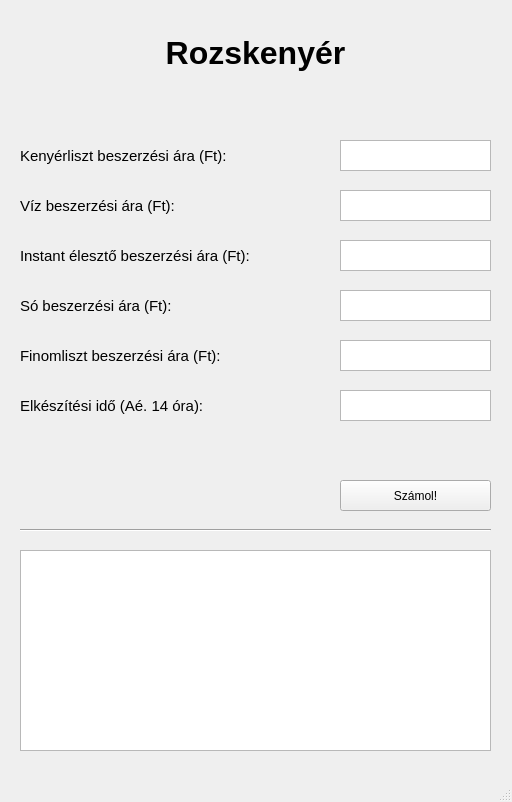
<?xml version="1.0" encoding="UTF-8"?>
<ui version="4.0">
 <class>MainWindow</class>
 <widget class="QMainWindow" name="MainWindow">
  <property name="geometry">
   <rect>
    <x>0</x>
    <y>0</y>
    <width>512</width>
    <height>802</height>
   </rect>
  </property>
  <property name="windowTitle">
   <string>MainWindow</string>
  </property>
  <widget class="QWidget" name="centralwidget">
   <widget class="QLabel" name="termek_neve">
    <property name="geometry">
     <rect>
      <x>140</x>
      <y>22</y>
      <width>231</width>
      <height>61</height>
     </rect>
    </property>
    <property name="font">
     <font>
      <pointsize>24</pointsize>
      <weight>75</weight>
      <bold>true</bold>
     </font>
    </property>
    <property name="layoutDirection">
     <enum>Qt::LeftToRight</enum>
    </property>
    <property name="text">
     <string>Rozskenyér</string>
    </property>
    <property name="alignment">
     <set>Qt::AlignCenter</set>
    </property>
   </widget>
   <widget class="QLabel" name="alapanyag_1">
    <property name="geometry">
     <rect>
      <x>20</x>
      <y>130</y>
      <width>231</width>
      <height>51</height>
     </rect>
    </property>
    <property name="font">
     <font>
      <pointsize>11</pointsize>
      <weight>50</weight>
      <bold>false</bold>
      <kerning>true</kerning>
     </font>
    </property>
    <property name="layoutDirection">
     <enum>Qt::LeftToRight</enum>
    </property>
    <property name="frameShape">
     <enum>QFrame::NoFrame</enum>
    </property>
    <property name="text">
     <string>Kenyérliszt beszerzési ára (Ft):</string>
    </property>
    <property name="alignment">
     <set>Qt::AlignLeading|Qt::AlignLeft|Qt::AlignVCenter</set>
    </property>
   </widget>
   <widget class="QLabel" name="alapanyag_2">
    <property name="geometry">
     <rect>
      <x>20</x>
      <y>180</y>
      <width>231</width>
      <height>51</height>
     </rect>
    </property>
    <property name="font">
     <font>
      <pointsize>11</pointsize>
      <weight>50</weight>
      <bold>false</bold>
      <kerning>true</kerning>
     </font>
    </property>
    <property name="layoutDirection">
     <enum>Qt::LeftToRight</enum>
    </property>
    <property name="text">
     <string>Víz beszerzési ára (Ft):</string>
    </property>
    <property name="alignment">
     <set>Qt::AlignLeading|Qt::AlignLeft|Qt::AlignVCenter</set>
    </property>
   </widget>
   <widget class="QLabel" name="alapanyag_3">
    <property name="geometry">
     <rect>
      <x>20</x>
      <y>230</y>
      <width>231</width>
      <height>51</height>
     </rect>
    </property>
    <property name="font">
     <font>
      <pointsize>11</pointsize>
      <weight>50</weight>
      <bold>false</bold>
      <kerning>true</kerning>
     </font>
    </property>
    <property name="layoutDirection">
     <enum>Qt::LeftToRight</enum>
    </property>
    <property name="text">
     <string>Instant élesztő beszerzési ára (Ft):</string>
    </property>
    <property name="alignment">
     <set>Qt::AlignLeading|Qt::AlignLeft|Qt::AlignVCenter</set>
    </property>
   </widget>
   <widget class="QLabel" name="alapanyag_4">
    <property name="geometry">
     <rect>
      <x>20</x>
      <y>280</y>
      <width>231</width>
      <height>51</height>
     </rect>
    </property>
    <property name="font">
     <font>
      <pointsize>11</pointsize>
      <weight>50</weight>
      <bold>false</bold>
      <kerning>true</kerning>
     </font>
    </property>
    <property name="layoutDirection">
     <enum>Qt::LeftToRight</enum>
    </property>
    <property name="text">
     <string>Só beszerzési ára (Ft):</string>
    </property>
    <property name="alignment">
     <set>Qt::AlignLeading|Qt::AlignLeft|Qt::AlignVCenter</set>
    </property>
   </widget>
   <widget class="QLabel" name="alapanyag_5">
    <property name="geometry">
     <rect>
      <x>20</x>
      <y>330</y>
      <width>231</width>
      <height>51</height>
     </rect>
    </property>
    <property name="font">
     <font>
      <pointsize>11</pointsize>
      <weight>50</weight>
      <bold>false</bold>
      <kerning>true</kerning>
     </font>
    </property>
    <property name="layoutDirection">
     <enum>Qt::LeftToRight</enum>
    </property>
    <property name="text">
     <string>Finomliszt beszerzési ára (Ft):</string>
    </property>
    <property name="alignment">
     <set>Qt::AlignLeading|Qt::AlignLeft|Qt::AlignVCenter</set>
    </property>
   </widget>
   <widget class="QLabel" name="alapanyag_6">
    <property name="geometry">
     <rect>
      <x>20</x>
      <y>380</y>
      <width>231</width>
      <height>51</height>
     </rect>
    </property>
    <property name="font">
     <font>
      <pointsize>11</pointsize>
      <weight>50</weight>
      <bold>false</bold>
      <kerning>true</kerning>
     </font>
    </property>
    <property name="layoutDirection">
     <enum>Qt::LeftToRight</enum>
    </property>
    <property name="text">
     <string>Elkészítési idő (Aé. 14 óra):</string>
    </property>
    <property name="alignment">
     <set>Qt::AlignLeading|Qt::AlignLeft|Qt::AlignVCenter</set>
    </property>
   </widget>
   <widget class="QPlainTextEdit" name="beszerzesi_ar_1">
    <property name="geometry">
     <rect>
      <x>340</x>
      <y>140</y>
      <width>151</width>
      <height>31</height>
     </rect>
    </property>
   </widget>
   <widget class="QPlainTextEdit" name="beszerzesi_ar_2">
    <property name="geometry">
     <rect>
      <x>340</x>
      <y>190</y>
      <width>151</width>
      <height>31</height>
     </rect>
    </property>
   </widget>
   <widget class="QPlainTextEdit" name="beszerzesi_ar_3">
    <property name="geometry">
     <rect>
      <x>340</x>
      <y>240</y>
      <width>151</width>
      <height>31</height>
     </rect>
    </property>
   </widget>
   <widget class="QPlainTextEdit" name="beszerzesi_ar_4">
    <property name="geometry">
     <rect>
      <x>340</x>
      <y>290</y>
      <width>151</width>
      <height>31</height>
     </rect>
    </property>
   </widget>
   <widget class="QPlainTextEdit" name="beszerzesi_ar_5">
    <property name="geometry">
     <rect>
      <x>340</x>
      <y>340</y>
      <width>151</width>
      <height>31</height>
     </rect>
    </property>
   </widget>
   <widget class="QPlainTextEdit" name="idotartam">
    <property name="geometry">
     <rect>
      <x>340</x>
      <y>390</y>
      <width>151</width>
      <height>31</height>
     </rect>
    </property>
   </widget>
   <widget class="Line" name="line">
    <property name="geometry">
     <rect>
      <x>20</x>
      <y>520</y>
      <width>471</width>
      <height>20</height>
     </rect>
    </property>
    <property name="orientation">
     <enum>Qt::Horizontal</enum>
    </property>
   </widget>
   <widget class="QListWidget" name="listWidget">
    <property name="geometry">
     <rect>
      <x>20</x>
      <y>550</y>
      <width>471</width>
      <height>201</height>
     </rect>
    </property>
   </widget>
   <widget class="QPushButton" name="szamolas">
    <property name="geometry">
     <rect>
      <x>340</x>
      <y>480</y>
      <width>151</width>
      <height>31</height>
     </rect>
    </property>
    <property name="text">
     <string>Számol!</string>
    </property>
   </widget>
  </widget>
  <widget class="QMenuBar" name="menubar">
   <property name="geometry">
    <rect>
     <x>0</x>
     <y>0</y>
     <width>512</width>
     <height>21</height>
    </rect>
   </property>
  </widget>
  <widget class="QStatusBar" name="statusbar"/>
 </widget>
 <resources/>
 <connections/>
</ui>
